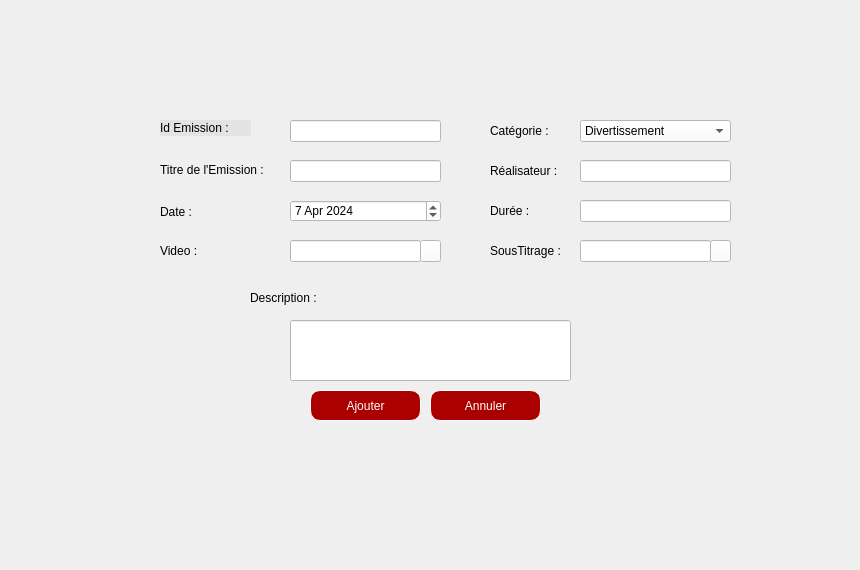
    <widget class="QWidget" name="tab">
     <attribute name="title">
      <string>Ajouter</string>
     </attribute>
     <widget class="QLabel" name="label_5">
      <property name="geometry">
       <rect>
        <x>160</x>
        <y>120</y>
        <width>91</width>
        <height>16</height>
       </rect>
      </property>
      <property name="styleSheet">
       <string notr="true">background-color: rgb(227, 227, 227);</string>
      </property>
      <property name="text">
       <string>Id Emission :</string>
      </property>
     </widget>
     <widget class="QLabel" name="label_6">
      <property name="geometry">
       <rect>
        <x>490</x>
        <y>161</y>
        <width>121</width>
        <height>20</height>
       </rect>
      </property>
      <property name="text">
       <string>Réalisateur :</string>
      </property>
     </widget>
     <widget class="QLabel" name="label_7">
      <property name="geometry">
       <rect>
        <x>160</x>
        <y>162</y>
        <width>151</width>
        <height>16</height>
       </rect>
      </property>
      <property name="text">
       <string>Titre de l'Emission :</string>
      </property>
     </widget>
     <widget class="QLabel" name="label_8">
      <property name="geometry">
       <rect>
        <x>490</x>
        <y>201</y>
        <width>71</width>
        <height>20</height>
       </rect>
      </property>
      <property name="text">
       <string>Durée :</string>
      </property>
     </widget>
     <widget class="QLabel" name="label_10">
      <property name="geometry">
       <rect>
        <x>160</x>
        <y>202</y>
        <width>131</width>
        <height>20</height>
       </rect>
      </property>
      <property name="text">
       <string>Date :</string>
      </property>
     </widget>
     <widget class="QLabel" name="label_11">
      <property name="geometry">
       <rect>
        <x>250</x>
        <y>290</y>
        <width>91</width>
        <height>16</height>
       </rect>
      </property>
      <property name="text">
       <string>Description :</string>
      </property>
     </widget>
     <widget class="QLabel" name="label_12">
      <property name="geometry">
       <rect>
        <x>490</x>
        <y>120</y>
        <width>101</width>
        <height>21</height>
       </rect>
      </property>
      <property name="text">
       <string>Catégorie :</string>
      </property>
     </widget>
     <widget class="QLineEdit" name="lineEdit_IdEmission">
      <property name="geometry">
       <rect>
        <x>290</x>
        <y>120</y>
        <width>151</width>
        <height>22</height>
       </rect>
      </property>
      <property name="styleSheet">
       <string notr="true">background-color: rgb(255, 255, 255);</string>
      </property>
     </widget>
     <widget class="QLineEdit" name="lineEdit_Titre">
      <property name="geometry">
       <rect>
        <x>290</x>
        <y>160</y>
        <width>151</width>
        <height>22</height>
       </rect>
      </property>
      <property name="styleSheet">
       <string notr="true">background-color: rgb(255, 255, 255);</string>
      </property>
     </widget>
     <widget class="QLineEdit" name="lineEdit_Realisateur">
      <property name="geometry">
       <rect>
        <x>580</x>
        <y>160</y>
        <width>151</width>
        <height>22</height>
       </rect>
      </property>
      <property name="styleSheet">
       <string notr="true">background-color: rgb(255, 255, 255);</string>
      </property>
     </widget>
     <widget class="QLineEdit" name="lineEdit_Duree">
      <property name="geometry">
       <rect>
        <x>580</x>
        <y>200</y>
        <width>151</width>
        <height>22</height>
       </rect>
      </property>
      <property name="styleSheet">
       <string notr="true">background-color: rgb(255, 255, 255);</string>
      </property>
     </widget>
     <widget class="QLineEdit" name="lineEdit_Description">
      <property name="geometry">
       <rect>
        <x>290</x>
        <y>320</y>
        <width>281</width>
        <height>61</height>
       </rect>
      </property>
      <property name="styleSheet">
       <string notr="true">background-color: rgb(255, 255, 255);</string>
      </property>
     </widget>
     <widget class="QPushButton" name="pushButton_Ajouter">
      <property name="geometry">
       <rect>
        <x>310</x>
        <y>390</y>
        <width>111</width>
        <height>31</height>
       </rect>
      </property>
      <property name="styleSheet">
       <string notr="true">background-color: rgb(170, 0, 0);
border :1px solid rgb(255, 255, 255);
border-radius :10px;
color: #FFF;
padding-left: 20px;
padding-right:20px;
</string>
      </property>
      <property name="text">
       <string>Ajouter</string>
      </property>
     </widget>
     <widget class="QDateEdit" name="dateEdit">
      <property name="geometry">
       <rect>
        <x>290</x>
        <y>200</y>
        <width>151</width>
        <height>22</height>
       </rect>
      </property>
      <property name="styleSheet">
       <string notr="true">background-color: rgb(255, 255, 255);</string>
      </property>
      <property name="date">
       <date>
        <year>2024</year>
        <month>4</month>
        <day>7</day>
       </date>
      </property>
     </widget>
     <widget class="QPushButton" name="pushButton_AnnulerAjouter">
      <property name="geometry">
       <rect>
        <x>430</x>
        <y>390</y>
        <width>111</width>
        <height>31</height>
       </rect>
      </property>
      <property name="styleSheet">
       <string notr="true">background-color: rgb(170, 0, 0);
border :1px solid rgb(255, 255, 255);
border-radius :10px;
color: #FFF;
padding-left: 20px;
padding-right:20px;
</string>
      </property>
      <property name="text">
       <string>Annuler</string>
      </property>
     </widget>
     <widget class="QComboBox" name="comboBoxCategorie">
      <property name="geometry">
       <rect>
        <x>580</x>
        <y>120</y>
        <width>151</width>
        <height>22</height>
       </rect>
      </property>
      <property name="styleSheet">
       <string notr="true">background-color: rgb(255, 255, 255);</string>
      </property>
      <item>
       <property name="text">
        <string>Divertissement</string>
       </property>
      </item>
      <item>
       <property name="text">
        <string>Information</string>
       </property>
      </item>
      <item>
       <property name="text">
        <string>Sport</string>
       </property>
      </item>
      <item>
       <property name="text">
        <string>Voyage</string>
       </property>
      </item>
      <item>
       <property name="text">
        <string>Documentaire</string>
       </property>
      </item>
      <item>
       <property name="text">
        <string>Action</string>
       </property>
      </item>
      <item>
       <property name="text">
        <string>Drame</string>
       </property>
      </item>
      <item>
       <property name="text">
        <string>Comedie</string>
       </property>
      </item>
     </widget>
     <widget class="QLineEdit" name="video">
      <property name="geometry">
       <rect>
        <x>290</x>
        <y>240</y>
        <width>131</width>
        <height>22</height>
       </rect>
      </property>
      <property name="styleSheet">
       <string notr="true">background-color: rgb(255, 255, 255);</string>
      </property>
     </widget>
     <widget class="QPushButton" name="pushButton_insertVideo">
      <property name="geometry">
       <rect>
        <x>420</x>
        <y>240</y>
        <width>21</width>
        <height>22</height>
       </rect>
      </property>
      <property name="styleSheet">
       <string notr="true">background-color: rgb(255, 255, 255);</string>
      </property>
      <property name="text">
       <string/>
      </property>
     </widget>
     <widget class="QLineEdit" name="soustitrage">
      <property name="geometry">
       <rect>
        <x>580</x>
        <y>240</y>
        <width>131</width>
        <height>22</height>
       </rect>
      </property>
      <property name="styleSheet">
       <string notr="true">background-color: rgb(255, 255, 255);</string>
      </property>
     </widget>
     <widget class="QPushButton" name="pushButton_soustitrage">
      <property name="geometry">
       <rect>
        <x>710</x>
        <y>240</y>
        <width>21</width>
        <height>22</height>
       </rect>
      </property>
      <property name="styleSheet">
       <string notr="true">background-color: rgb(255, 255, 255);</string>
      </property>
      <property name="text">
       <string/>
      </property>
     </widget>
     <widget class="QLabel" name="label_14">
      <property name="geometry">
       <rect>
        <x>160</x>
        <y>235</y>
        <width>121</width>
        <height>31</height>
       </rect>
      </property>
      <property name="text">
       <string>Video :</string>
      </property>
     </widget>
     <widget class="QLabel" name="label_17">
      <property name="geometry">
       <rect>
        <x>490</x>
        <y>240</y>
        <width>121</width>
        <height>21</height>
       </rect>
      </property>
      <property name="text">
       <string>SousTitrage :</string>
      </property>
     </widget>
     <widget class="QLabel" name="label">
      <property name="geometry">
       <rect>
        <x>0</x>
        <y>0</y>
        <width>851</width>
        <height>561</height>
       </rect>
      </property>
      <property name="styleSheet">
       <string notr="true">image: url(:/new/prefix1/2.png);</string>
      </property>
      <property name="text">
       <string/>
      </property>
     </widget>
     <zorder>label</zorder>
     <zorder>label_5</zorder>
     <zorder>label_6</zorder>
     <zorder>label_7</zorder>
     <zorder>label_8</zorder>
     <zorder>label_10</zorder>
     <zorder>label_11</zorder>
     <zorder>label_12</zorder>
     <zorder>lineEdit_IdEmission</zorder>
     <zorder>lineEdit_Titre</zorder>
     <zorder>lineEdit_Realisateur</zorder>
     <zorder>lineEdit_Duree</zorder>
     <zorder>lineEdit_Description</zorder>
     <zorder>pushButton_Ajouter</zorder>
     <zorder>dateEdit</zorder>
     <zorder>pushButton_AnnulerAjouter</zorder>
     <zorder>comboBoxCategorie</zorder>
     <zorder>video</zorder>
     <zorder>pushButton_insertVideo</zorder>
     <zorder>pushButton_soustitrage</zorder>
     <zorder>label_14</zorder>
     <zorder>label_17</zorder>
     <zorder>soustitrage</zorder>
    </widget>
